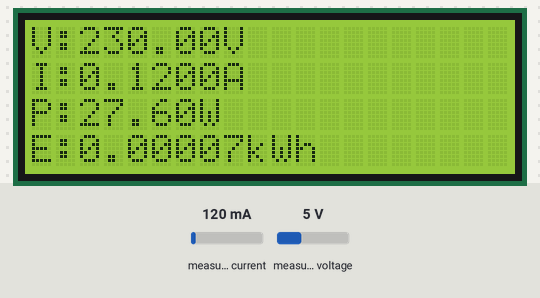
The sketch below on a simulated ESP32. On the bench: 20×4 character LCD. Inputs (shaded band) come from the test bench; at power-on: measured current 120 mA, measured voltage 5 V. WiFi joins after 1.5 s; servers stay silent unless stated; EEPROM starts erased; what the sketch prints to the serial monitor is not drawn.

Above: at 9.8 s.
9.9 s: measured current set to 40 mA
At 15.2 s:
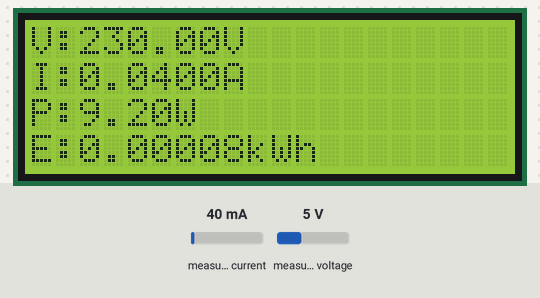
20.7 s: measured voltage set to 0.3 V
At 25.2 s:
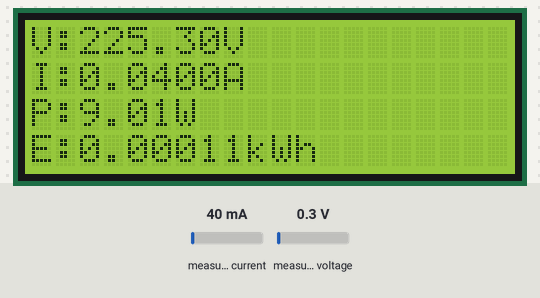
30.7 s: measured current set to 500 mA
At 35.3 s:
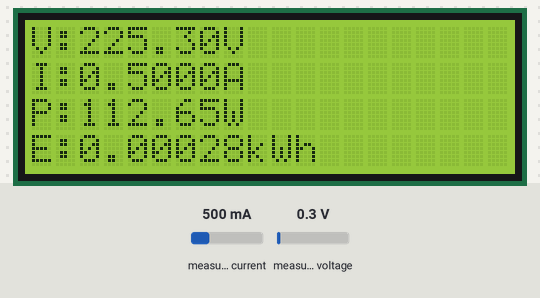
40.7 s: measured voltage set to 3.8 V
At 45.3 s:
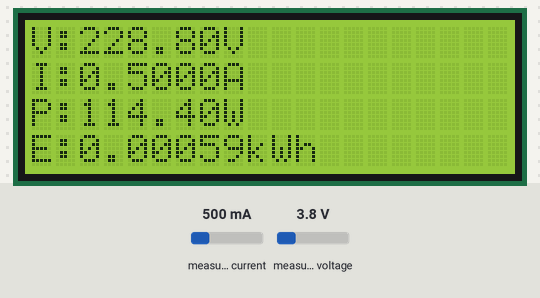
50.7 s: measured current set to 1000 mA
At 55.3 s:
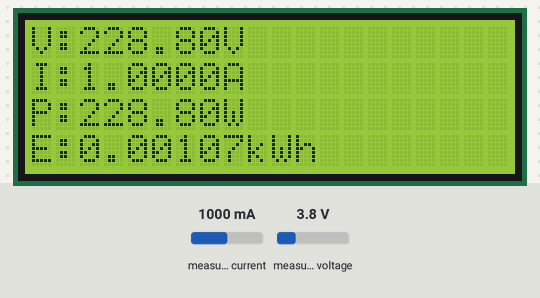
60.7 s: measured voltage set to 7.5 V
At 65.3 s:
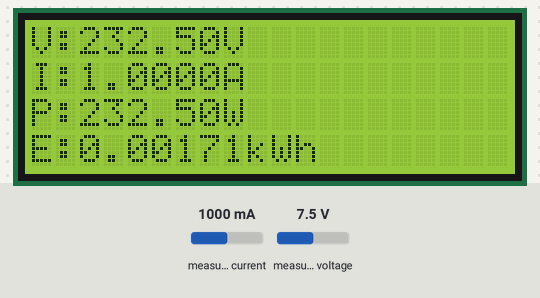
Timing chart, 0 to 66.8 s (numbered marks = the images above; inputs shaded):
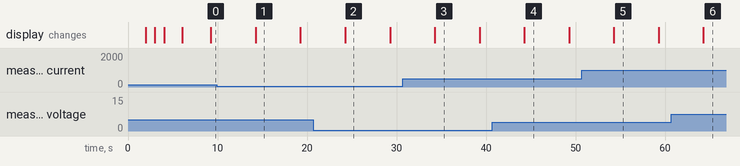

The sketch:

EnergyMonitoringSystem.ino
```cpp
#define BLYNK_TEMPLATE_ID "TMPL3dXk4oa4M"
#define BLYNK_TEMPLATE_NAME "IoT Energy Meter"
#define BLYNK_PRINT Serial

#include "EmonLib.h"
#include <EEPROM.h>
#include <WiFi.h>
#include <WiFiClient.h>
#include <BlynkSimpleEsp32.h>
#include <Wire.h>
#include <LiquidCrystal_I2C.h>

// LCD Configuration (20x4, I2C address 0x27)
LiquidCrystal_I2C lcd(0x27, 20, 4);

// I2C Pins for LCD
#define I2C_SDA 21
#define I2C_SCL 22

// Constants for calibration
const float vCalibration = 148.0;
const float currCalibration = 0.55;

// Blynk and WiFi credentials
const char auth[] = "2J-qrE2_bcqBHfXQhMa16H_pWa_psNXn";
const char ssid[] = "OnePlus 12";
const char pass[] = "Rudra123456";

// EnergyMonitor instance
EnergyMonitor emon;

// Timer for regular updates
BlynkTimer timer;

// Variables for energy calculation
float kWh = 0.0;
unsigned long lastMillis = millis();

// EEPROM addresses for each variable
const int addrVrms = 0;
const int addrIrms = 4;
const int addrPower = 8;
const int addrKWh = 12;

// Function prototypes
void sendEnergyDataToBlynk();
void readEnergyDataFromEEPROM();
void saveEnergyDataToEEPROM();


void setup()
{
  Serial.begin(115200);

  // Initialize LCD
  Wire.begin(I2C_SDA, I2C_SCL);
  lcd.init();
  lcd.backlight();

  // Display startup message on LCD
  lcd.setCursor(0, 0);
  lcd.print("  IoT Energy Meter  ");
  lcd.setCursor(0, 1);
  lcd.print("   Starting...      ");
  lcd.setCursor(0, 2);
  lcd.print("                    ");
  lcd.setCursor(0, 3);
  lcd.print("  Please Wait...    ");

  Serial.println("==========================");
  Serial.println("IoT Energy Meter Starting");
  Serial.println("==========================");

  // Connect to Blynk
  Serial.print("Connecting to WiFi: ");
  Serial.println(ssid);

  lcd.setCursor(0, 2);
  lcd.print("WiFi: Connecting... ");

  Blynk.begin(auth, ssid, pass);

  Serial.println("Connected to Blynk!");

  lcd.setCursor(0, 2);
  lcd.print("WiFi: Connected!    ");
  delay(1000);

  lcd.setCursor(0, 3);
  lcd.print("Blynk: Connected!   ");
  delay(1000);

  // Initialize EEPROM with the size of the data to be stored
  EEPROM.begin(32); // Allocate 32 bytes for float values

  // Read the stored energy data from EEPROM
  readEnergyDataFromEEPROM();
  Serial.print("Loaded kWh from EEPROM: ");
  Serial.println(kWh, 5);

  // Setup voltage and current inputs
  emon.voltage(35, vCalibration, 1.7); // Voltage: input pin, calibration, phase_shift
  emon.current(34, currCalibration);    // Current: input pin, calibration

  // Setup a timer for sending data every 5 seconds
  timer.setInterval(5000L, sendEnergyDataToBlynk);

  Serial.println("System Ready!");
  Serial.println("==========================");

  // Clear LCD and show ready message
  lcd.clear();
  lcd.setCursor(0, 0);
  lcd.print("System Ready!       ");
  delay(2000);

  // Clear LCD for data display
  lcd.clear();

  // A small delay for system to stabilize
  delay(1000);
}


void loop()
{
  Blynk.run();
  timer.run();
}


void sendEnergyDataToBlynk()
{
  emon.calcVI(20, 2000); // Calculate all. No.of half wavelengths (crossings), time-out

  // Calculate energy consumed in kWh
  unsigned long currentMillis = millis();
  kWh += emon.apparentPower * (currentMillis - lastMillis) / 3600000000.0;
  lastMillis = currentMillis;

  // Print data to Serial Monitor
  Serial.println("---------------------------");
  Serial.print("Voltage (Vrms): ");
  Serial.print(emon.Vrms, 2);
  Serial.println(" V");

  Serial.print("Current (Irms): ");
  Serial.print(emon.Irms, 4);
  Serial.println(" A");

  Serial.print("Power: ");
  Serial.print(emon.apparentPower, 4);
  Serial.println(" W");

  Serial.print("Energy (kWh): ");
  Serial.print(kWh, 5);
  Serial.println(" kWh");
  Serial.println("---------------------------");

  // Update LCD Display
  // Line 1: Voltage
  lcd.setCursor(0, 0);
  lcd.print("V:");
  lcd.print(emon.Vrms, 2);
  lcd.print("V   ");  // Clear extra characters

  // Line 2: Current
  lcd.setCursor(0, 1);
  lcd.print("I:");
  lcd.print(emon.Irms, 4);
  lcd.print("A   ");  // Clear extra characters

  // Line 3: Power
  lcd.setCursor(0, 2);
  lcd.print("P:");
  lcd.print(emon.apparentPower, 2);
  lcd.print("W   ");  // Clear extra characters

  // Line 4: Energy (kWh)
  lcd.setCursor(0, 3);
  lcd.print("E:");
  lcd.print(kWh, 5);
  lcd.print("kWh  ");  // Clear extra characters

  // Save the latest values to EEPROM
  saveEnergyDataToEEPROM();

  // Send data to Blynk
  Blynk.virtualWrite(V0, emon.Vrms);
  Blynk.virtualWrite(V1, emon.Irms);
  Blynk.virtualWrite(V2, emon.apparentPower);
  Blynk.virtualWrite(V3, kWh);
}


void readEnergyDataFromEEPROM()
{
  // Read the stored kWh value from EEPROM
  EEPROM.get(addrKWh, kWh);

  // Check if the read value is a valid float. If not, initialize it to zero
  if (isnan(kWh))
  {
    kWh = 0.0;
    saveEnergyDataToEEPROM(); // Save initialized value to EEPROM
  }
}


void saveEnergyDataToEEPROM()
{
  // Write the current kWh value to EEPROM
  EEPROM.put(addrKWh, kWh);

  // Commit changes to EEPROM
  EEPROM.commit();
}
```

Measured:
- what the display in image 1 shows lasts 5.0 s, from 14.3 s to 19.3 s
